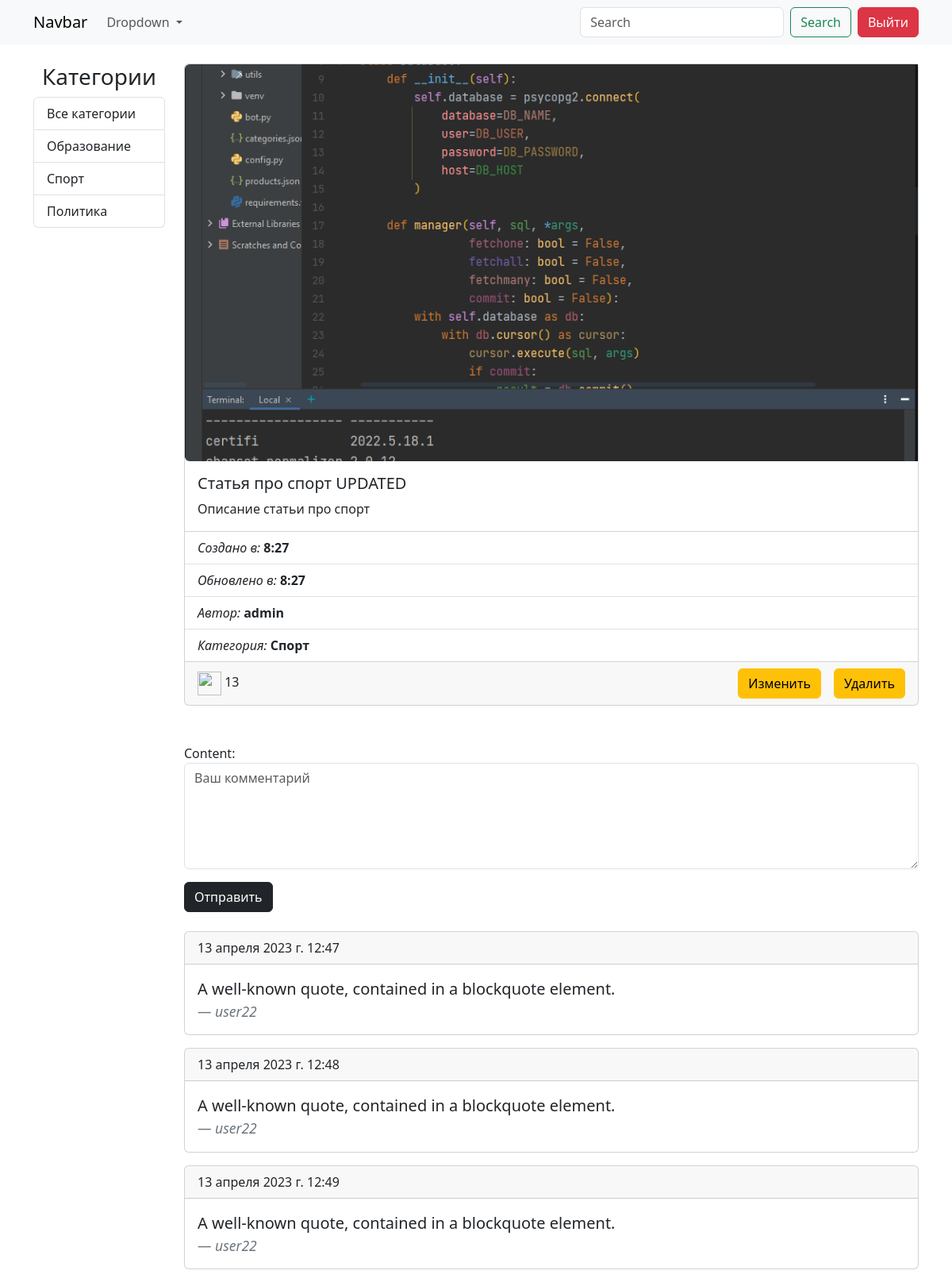
Page /posts/2/ (signed in) on the committed database.
### blog_app/models.py (models this page shows, shortened)
class Category(models.Model):
    title = models.CharField(verbose_name="Название категории", max_length=150)
    def get_absolute_url(self):
        return reverse("category_posts", kwargs={"category_id": self.pk})
    def __str__(self):
        return self.title
    class Meta:
        verbose_name = "Категория"
        verbose_name_plural = "Категории"

class Post(models.Model):
    title = models.CharField(verbose_name="Заголовок статьи", max_length=100)
    content = models.TextField(verbose_name="Описание статьи")  # TEXT
    image = models.ImageField(verbose_name="Фото статьи", upload_to="photos/", blank=True, null=True)
    created_at = models.DateTimeField(verbose_name="Дата создания", auto_now_add=True)
    updated_at = models.DateTimeField(verbose_name="Дата обновления", auto_now_add=True)
    views = models.IntegerField(verbose_name="Кол-во просмотров", default=0)
    author = models.ForeignKey(to=User, on_delete=models.CASCADE, verbose_name="Автор")
    category = models.ForeignKey(to=Category, on_delete=models.CASCADE, verbose_name="Категория")
    class Meta:
        verbose_name = "Статья"
        verbose_name_plural = "Статьи"

class Comment(models.Model):  # author post created_at content
    author = models.ForeignKey(User, on_delete=models.CASCADE, related_name="comments", blank=True, null=True, default=None)
    post = models.ForeignKey(Post, on_delete=models.CASCADE, related_name="comments", blank=True, null=True, default=None)
    created_at = models.DateTimeField(auto_now_add=True)
    content = models.TextField()
    class Meta:
        verbose_name = "Комментарий"
        verbose_name_plural = "Комментарии"

### blog_app/views.py (the view)
# urls.py: path("posts/<int:post_id>/", views.post_detail, name="post_detail"),  # http://127.0.0.1:8000/posts/1
def post_detail(request, post_id):
    post = Post.objects.get(pk=post_id)
    comments = post.comments.filter(post=post)
    try:
        post.likes
    except Exception as e:
        Like.objects.create(post=post)
    try:
        post.dislikes
    except Exception as e:
        DisLike.objects.create(post=post)
    likes_count = post.likes.user.all().count()
    comments_likes_count = sum([comment.likes.user.all().count() for comment in post.comments.all()])
    comments_dislikes_count = sum([comment.dislikes.user.all().count() for comment in post.comments.all()])
    dislikes_count = post.dislikes.user.all().count()
    if request.session.session_key:
        request.session.save()
    session_key = request.session.session_key
    is_viewed = PostCountViews.objects.filter(post=post, session_id=session_key)
    if is_viewed.count() == 0 and str(session_key) != "None":
        views = PostCountViews()
        views.session_id = session_key
        views.post = post
        views.save()
        post.views += 1
        post.save()
    if request.method == "POST":
        form = CommentForm(data=request.POST)
        if form.is_valid():
            form = form.save(commit=False)
            form.post = post
            form.author = request.user
            form.save()
            try:
                form.likes
            except Exception as e:
                Like.objects.create(comment=form)
            try:
                form.dislikes
            except Exception as e:
                DisLike.objects.create(comment=form)
            return redirect("post_detail", post.pk)
    else:
        form = CommentForm()
    context = {
        "post": post,
        "form": form,
        "comments": comments,
        "likes_count": likes_count,
        "dislikes_count": dislikes_count,
        "comments_likes_count": comments_likes_count,
        "comments_dislikes_count": comments_dislikes_count
    }
    return render(request, "blog_app/post_detail.html", context)

### blog_app/forms.py
class CommentForm(forms.ModelForm):
    class Meta:
        model = Comment
        fields = ["content"]
        widgets = {
            "content": forms.Textarea(attrs={
                "class": "form-control",
                "placeholder": "Ваш комментарий",
                "rows": 5
            })
        }

### blog_app/templatetags/custom_tags.py (called while the page is built)
@register.simple_tag()
def get_categories():
    categories = Category.objects.all()
    return categories

### blog_app/templates/blog_app/post_detail.html (shortened to what this page needs)
{% extends 'base.html' %}
{% block content %}
<div class="card mb-3">
    {% if post.image %}
    <img src="{{ post.image.url }}" class="rounded-start object-fit-cover" alt="..." height="500">
    {% endif %}
    <div class="card-body">
        <h5 class="card-title">{{ post.title }}</h5>
        <p class="card-text">{{ post.content }}</p>
    </div>
    <ul class="list-group list-group-flush">
        <li class="list-group-item">
            <i>Создано в:</i> <b>{{ post.created_at.time }}</b>
        </li>
        <li class="list-group-item">
            <i>Обновлено в:</i> <b>{{ post.updated_at.time }}</b>
        </li>
        <li class="list-group-item">
            <i>Автор:</i> <b>{{ post.author }}</b>
        </li>
        <li class="list-group-item">
            <i>Категория:</i> <b>{{ post.category }}</b>
        </li>
    </ul>
    <div class="card-footer d-flex justify-content-between align-items-center">
        <div>
            <img src="https://cdn-icons-png.flaticon.com/512/535/535193.png" alt="" width="30" height="30">
            {{ post.views }}
        </div>
        {% if request.user.is_authenticated or request.user.is_superuser or request.user == post.author %}
        <div class="d-flex gap-3">
            <a href="{% url 'update' post.pk %}" class="btn btn-warning">Изменить</a>
            <a href="{% url 'delete' post.pk %}" class="btn btn-warning">Удалить</a>
        </div>
        {% endif %}
    </div>
</div>
<div class="mt-5">
    {% if request.user.is_authenticated %}
    <form action="" method="post">
        {{ form }}
        <button class="btn btn-dark mt-3">Отправить</button>
    </form>
    <div class="mt-4">
        {% for comment in comments %}
        <div class="card mb-3">
            <div class="card-header d-flex align-items-center">
                {{ comment.created_at }}
            </div>
            <div class="card-body">
                <blockquote class="blockquote mb-0">
                    <p>A well-known quote, contained in a blockquote element.</p>
                    <footer class="blockquote-footer"><cite title="{{ comment.author }} ">{{ comment.author }}</cite>
                    </footer>
                </blockquote>
            </div>
        </div>
        {% empty %}
        <h3>Нeт комментариев</h3>
        {% endfor %}
    </div>
</div>
{% endblock content %}

### templates/base.html (shortened to what this page needs)
{% load custom_tags %}
<!doctype html>
<html lang="en">
<head>
    <link rel="stylesheet" href="https://cdn.jsdelivr.net/npm/bootstrap@5.3.0-alpha1/dist/css/bootstrap.min.css">
    <link rel="stylesheet" href="https://cdn.jsdelivr.net/npm/bootstrap-icons@1.10.2/font/bootstrap-icons.css">
</head>
<body>
{% include 'components/_header.html' %}
<main>
    <div class="container">
        <div class="row justify-content-center">
            {% if request.path != '/login/' and request.path != '/registration/' %}
            <div class="col-2">
                <h3 class="text-center">Категории</h3>
                <div class="list-group">
                    {% get_categories as categories %}
                    <a href="{% url 'home' %}" class="list-group-item list-group-item-action">Все категории</a>
                    {% for category in categories %}
                    <a href="{{ category.get_absolute_url }}" class="list-group-item list-group-item-action">
                        {{ category }}
                    </a>
                    {% endfor %}
                </div>
            </div>
            {% endif %}
            {% if request.path != '/login/' and request.path != '/registration/' %}
            <div class="col-10">
            {% else %}
            <div class="col-4">
            {% endif %}
                {% block content %}
                {% endblock content %}
                </div>
            </div>
        </div>
</main>
</body>
</html>

### rows in the picture
Category: title "Образование"
Category: title "Спорт"
Category: title "Политика"
Post: image (picture), title "Статья про спорт UPDATED", content "Описание статьи про спорт", created_at.time "8:27", updated_at.time "8:27", author "admin", category "Спорт", views "13"
Comment: created_at "13 апреля 2023 г. 12:47", author "user22"
Comment: created_at "13 апреля 2023 г. 12:48", author "user22"
Comment: created_at "13 апреля 2023 г. 12:49", author "user22"
